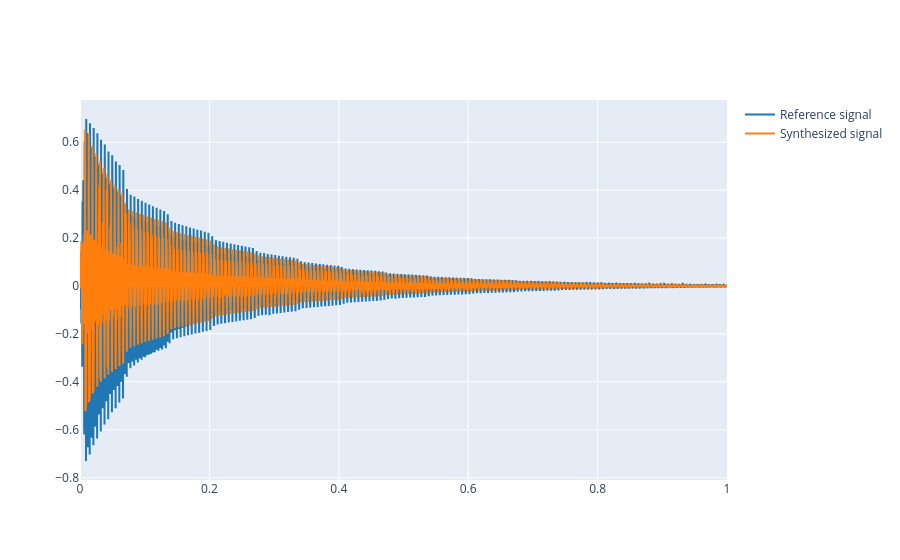

Write notebook code for a chart like this one.
### Markdown cell above
1.2 Plot both reference and synthesised signal.

### Code cell
fs = 44100
f0 = 174.614
weights = [0.7150, 0.7367, 0.4176, 0.2959, 1, 0.4945, 0.5297, 0.1423, 0.2304, 0.3306]

def synthesize(f0, phi, Ak, t):
    y = 0
    for k in range(1, len(Ak) + 1):
        y += Ak[k-1] * np.cos(2*np.pi*k*f0*t + k*phi - (k-1)*np.pi/2)
    return y

x_ref, fs_ref = load_audio("audio/audio.wav") 
y_env = envelope(x_ref, N)
t = np.arange(len(y_env)) / fs

y_synth = synthesize(f0, -np.pi/3, weights, t)

y_synth_env = y_synth * y_env

plot_signals([x_ref, y_synth_env], fs, name=["Reference signal", "Synthesized signal"])

### Figure 1 — Plotly figure (JSON) as saved in the notebook; plotly's stock layout.template omitted (floating-point values rounded to 4 significant figures; data arrays with more than 128 entries replaced by an {"elided": "..."} marker saying what was removed)
{"data": [{"line": {"color": "#1f77b4", "shape": "linear"}, "mode": "lines", "name": "Reference signal", "type": "scatter", "x": {"elided": "44100 float values"}, "y": {"elided": "44100 float values"}}, {"line": {"color": "#ff7f0e", "shape": "linear"}, "mode": "lines", "name": "Synthesized signal", "type": "scatter", "x": {"elided": "44100 float values"}, "y": {"elided": "44100 float values"}}], "layout": {}}
